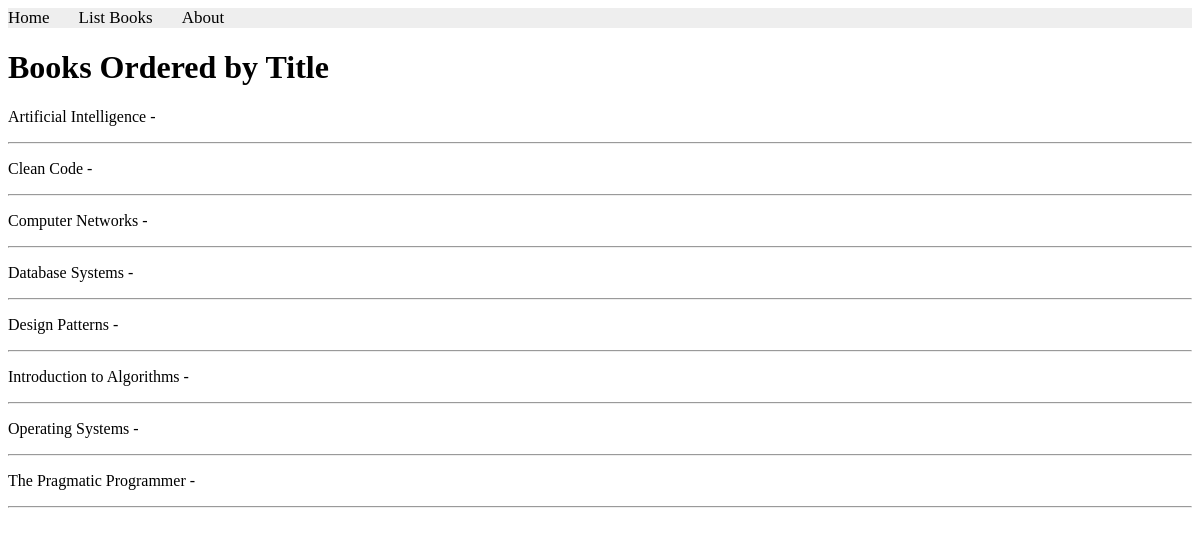
Page /books/lab8/task4/ on the committed database.
### apps/bookmodule/models.py (models this page shows)
class Book(models.Model):
    title = models.CharField(max_length=100)
    price = models.FloatField(default=0.0)
    quantity = models.IntegerField(default=1)
    pubdate = models.DateTimeField()
    rating = models.SmallIntegerField(default=1)
    publisher = models.ForeignKey(Publisher, null=True, on_delete=models.SET_NULL)
    authors = models.ManyToManyField(Author)

### apps/bookmodule/views.py (the view)
# urls.py: path('lab8/task4/', views.lab8_task4, name='books.lab8_task4'),
def lab8_task4(request):
 books = Book.objects.all().order_by('title')
 return render(request, 'bookmodule/lab8_task4.html', {'books': books})

### apps/templates/bookmodule/lab8_task4.html (shortened to what this page needs)
{% extends "layouts/base.html" %}
{% block content %}
<h1>Books Ordered by Title</h1>
{% for book in books %}
    <p>{{ book.title }} - {{ book.author }}</p>
    <hr>
{% endfor %}
{% endblock content %}

### rows in the picture
Book: title "Artificial Intelligence"
Book: title "Clean Code"
Book: title "Computer Networks"
Book: title "Database Systems"
Book: title "Design Patterns"
Book: title "Introduction to Algorithms"
Book: title "Operating Systems"
Book: title "The Pragmatic Programmer"
